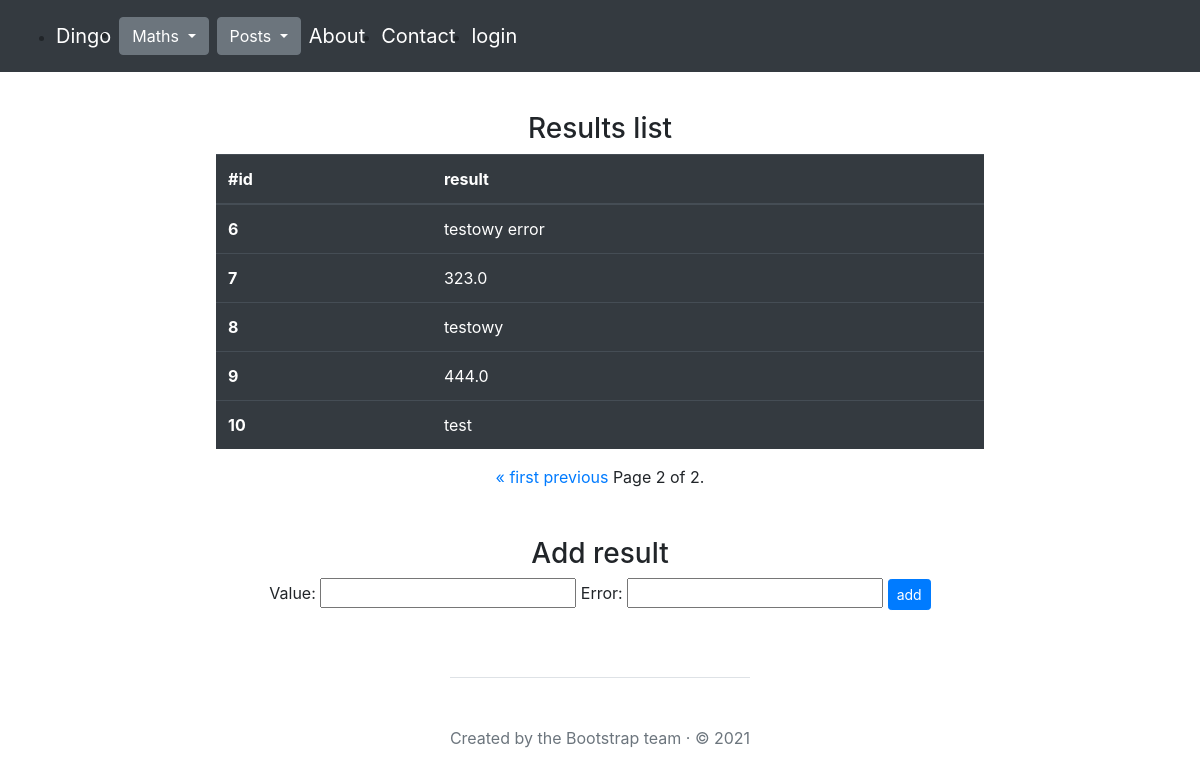
Before: /maths/results/?page=5 with the older database file.
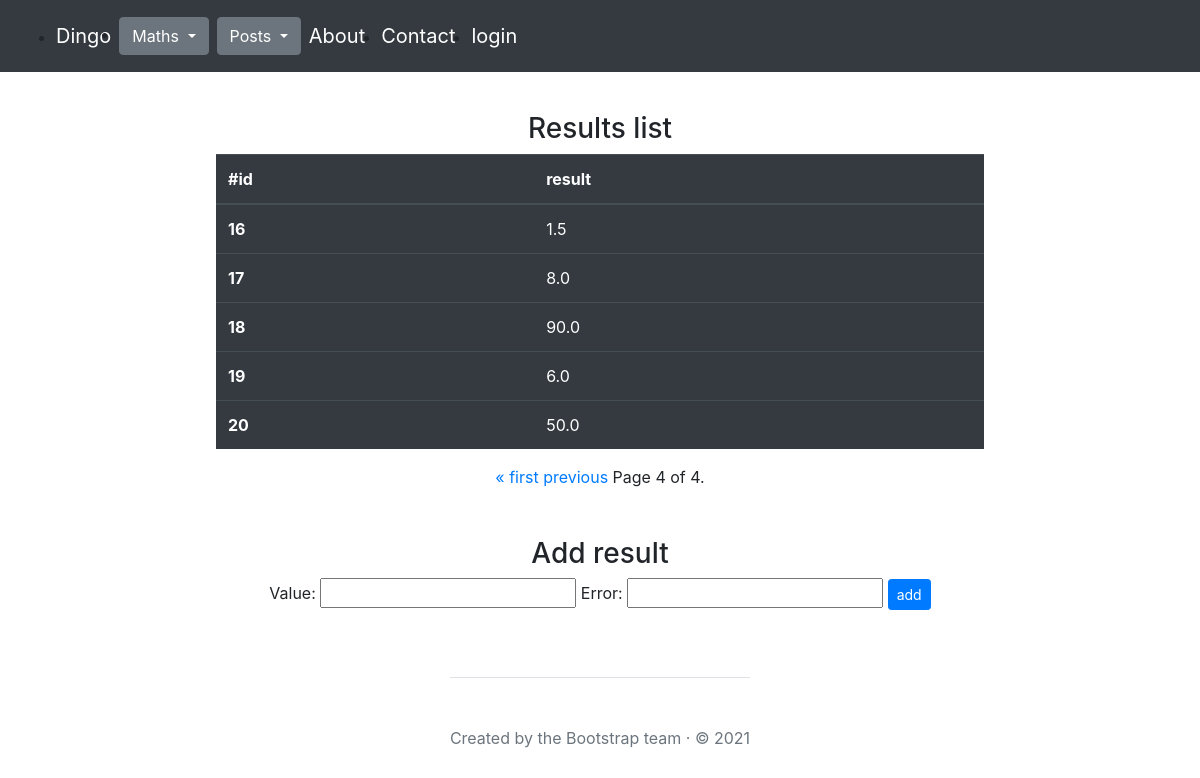
After: the same page with the newer database file.
### maths/models.py (models this page shows, shortened)
class Result(models.Model):
    value = models.FloatField(blank=True, null=True, unique=True)
    error = models.CharField(
        max_length=255,
        null=True,
        blank=True,
        unique=True
    )
    class Meta:
        constraints = [
            models.CheckConstraint(
                name="%(app_label)s_%(class)s_value_error_together",
                check=(
                    models.Q(
                        value__isnull=False,
                        error__isnull=True,
                    )
                    | models.Q(
                        value__isnull=True,
                        error__isnull=False,
                    )
                ),
            )
        ]

### maths/views.py (the view, shortened to what this page needs)
# urls.py: path('results/', results_list, name="results"),
def results_list(request):
    page_number = request.GET.get('page')
    form = ResultForm()
    results = Result.objects.all()
    paginator = Paginator(results, 5)
    results = paginator.get_page(page_number)
    return render(
        request=request,
        template_name="maths/results.html",
        context={
            "results": results,
            "form": form,
        }
    )

### maths/forms.py (shortened to what this page needs)
class ResultForm(forms.ModelForm):
    class Meta:
        model = Result
        fields = ['value', 'error']

### maths/templates/maths/results.html (shortened to what this page needs)
{% extends "main.html" %}
{% block content %}
<div class="mt-3 d-flex flex-column align-items-center justify-content-center">
<h3>Results list</h3>
<div class="table-responsive">
    <table class="table table-dark">
      <thead>
        <tr>
          <th scope="col">#id</th>
          <th scope="col">result</th>
        </tr>
      </thead>
      <tbody>
        {% if results %}
        {% for r in results %}
          <tr>
            <th scope="row">{{ r.id }}</a></th>
            {% if r.value %}
            <td>{{ r.value }}</td>
            {% else %}
            <td>{{ r.error }}</td>
            {% endif %}
          </tr>
        {% endfor %}
        {% else %}
        No results
        {% endif %}
        </tbody>
    </table>
  </div>
   <div class="pagination">
    <span class="step-links">
        {% if results.has_previous %}
            <a href="?page=1">« first</a>
            <a href="?page={{ results.previous_page_number }}">previous</a>
        {% endif %}
        <span class="current">
            Page {{ results.number }} of {{ results.paginator.num_pages }}.
        </span>
    </span>
    </div>
    <h3 class="mt-5">Add result</h3>
   <form method="post">
        {{ form.as_table }}
        <input class="btn btn-sm btn-primary" type="submit" value="add">
    </form>
  </div>
{% endblock %}

Changed rows visible on the page:
no longer on this page (row unchanged): Result: id "6", error "testowy error"
no longer on this page (row unchanged): Result: id "7", value "323.0"
no longer on this page (row unchanged): Result: id "8", error "testowy"
no longer on this page (row unchanged): Result: id "9", value "444.0"
no longer on this page (row unchanged): Result: id "10", error "test"
added Result: id "16", value "1.5"
added Result: id "17", value "8.0"
added Result: id "18", value "90.0"
added Result: id "19", value "6.0"
added Result: id "20", value "50.0"
Other visible differences:
{{ results.number }}: "2" → "4"
{{ results.paginator.num_pages }}: "2" → "4"
